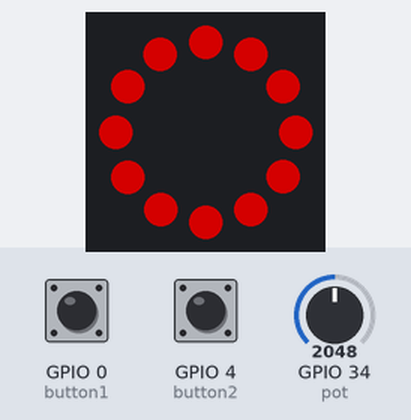
This program was run on a simulated ESP32 board running MicroPython. Shown: 12 RGB LEDs in a ring, first at the top, clockwise. Inputs (shaded band) come from the test bench; at power-on: GPIO 34 (pot) = 2048, GPIO 0 (button1) HIGH, GPIO 4 (button2) HIGH (analog values on the 0–4095 scale). Dim RGB values are drawn brighter than linear; library files of the repository ran but are not shown: neopixel_ring.py.

Above: at 1.2 s.
1.3 s: GPIO 34 (pot) set to 0
At 2.5 s:
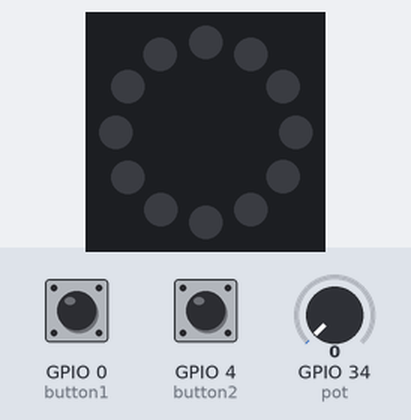
2.8 s: GPIO 0 (button1) pulled LOW for 0.15 s
At 3.3 s:
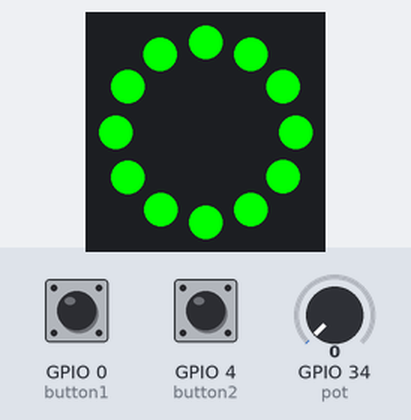
5.3 s: GPIO 4 (button2) pulled LOW for 0.15 s
At 6.1 s:
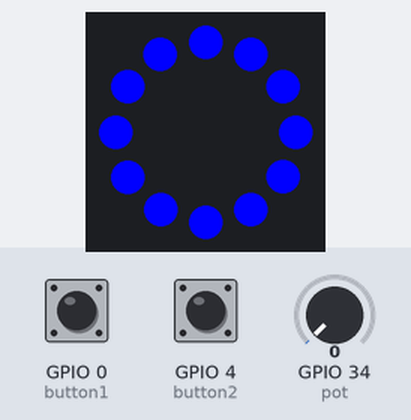
7.8 s: GPIO 34 (pot) set to 491
At 8.9 s:
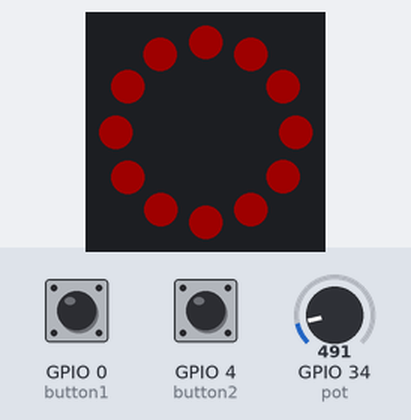
9.3 s: GPIO 34 (pot) set to 1228
Timing chart, 0 to 11.8 s (numbered marks = the images above; inputs shaded):
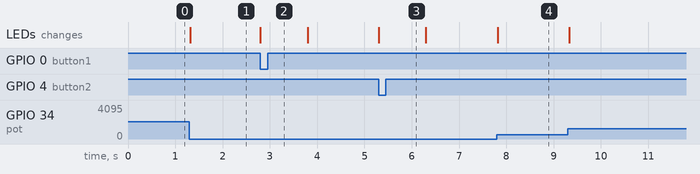

The program:

main_file.py
```python
import time

from neopixel_ring import NeoPixelRing
from button import Button
from potentiometer import Potentiometer
"""
Problemer med dette design:

Lav cohesion:

Klassen AllInOne har for mange ansvarsområder
(LED-kontrol, potentiometer-læsning, og knaphåndtering),
hvilket gør den svær at forstå og vedligeholde.

Høj coupling:

Alle komponenter er tæt forbundet inden for samme klasse,
hvilket gør det svært at ændre eller teste individuelle dele af systemet.

Øvelse:

koden skal omstruktureres (re-formateres).
Det meste af koden fra eksemplet kan genbruges for at løse øvelsen, men det skal flyttes rundt.

kopier kodeeksemplet ind i en ny mappe kaldet "best_cohesion_and_coupling_example"

2. prøv derefter at skabe low coupling ved at lave et nyt modul til hver klasse (trykknap, neopixel-ring, potmeter)
    - Gem hver klasse med korrekt navngivning i et modul for sig
    - Sørg for at de nødvendige klasser importeres i hvert modul
    - Opret derefter en main fil og importer hver modul derinde og lav et objekt fra hver klasse
        (et til potmeter, og et til neopixel-ring og et til hver trykknap)
    - sørg for at main filen starter main() funktionen og test at koden fungerer
    - gem main filen i mappen "best_cohesion_and_coupling_example", og navngiv den "main_file.py"
    - lav en lib mappe inde i denne mappe og indsæt de klasserne til neopixel-ringen, potmeteret og tryknapperne deri

"""

def main():
    np_ring = NeoPixelRing(26, 12)
    pot = Potentiometer(34)

    def button1_handler(pin):
        np_ring.set_color((0, 255, 0))
        time.sleep(1)

    def button2_handler(pin):
        np_ring.set_color((0, 0, 255))
        time.sleep(1)

    button1 = Button(0, button1_handler)
    button2 = Button(4, button2_handler)

    while True:
        pot_value = pot.read_value()
        brightness = pot_value // 4
        np_ring.set_color((brightness, 0, 0))
        time.sleep(0.1)

if __name__ == "__main__":
    main()
```

button.py
```python
import machine

class Button:
    def __init__(self, pin, callback):
        self.button = machine.Pin(pin, machine.Pin.IN, machine.Pin.PULL_UP)
        self.button.irq(trigger=machine.Pin.IRQ_FALLING, handler=callback)
```

potentiometer.py
```python
import machine

class Potentiometer:
    def __init__(self, pin):
        self.adc = machine.ADC(machine.Pin(pin))
        self.adc.atten(machine.ADC.ATTN_11DB)
        self.adc.width(machine.ADC.WIDTH_10BIT)

    def read_value(self):
        return self.adc.read()
```

Measured:
- after the input at 1.3 s, the LEDs: change at once (image 1)
- after the input at 2.8 s, the LEDs: change at once (image 2)
- after the input at 5.3 s, the LEDs: change at once (image 3)
- after the input at 7.8 s, the LEDs: change at once (image 4)
